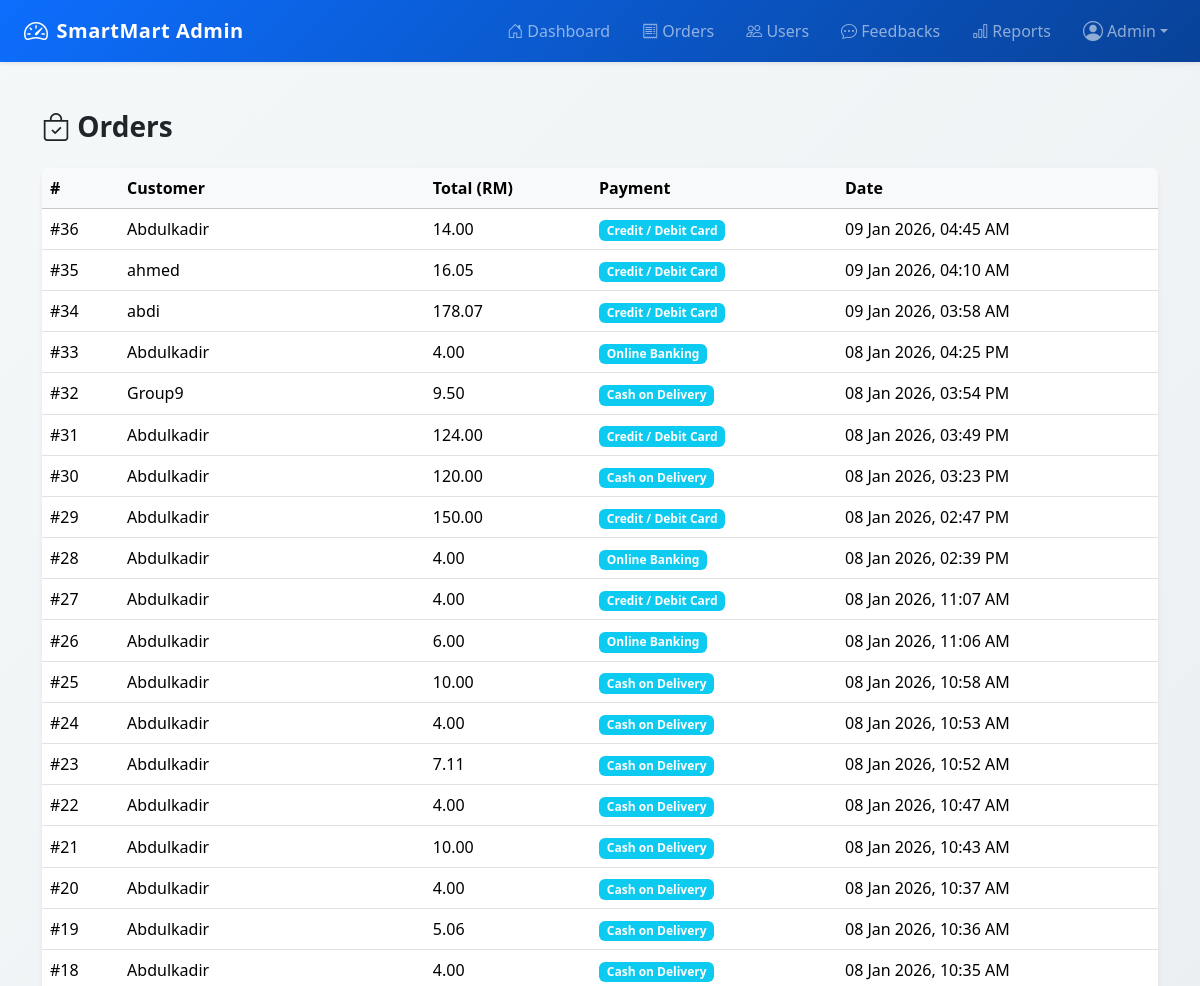
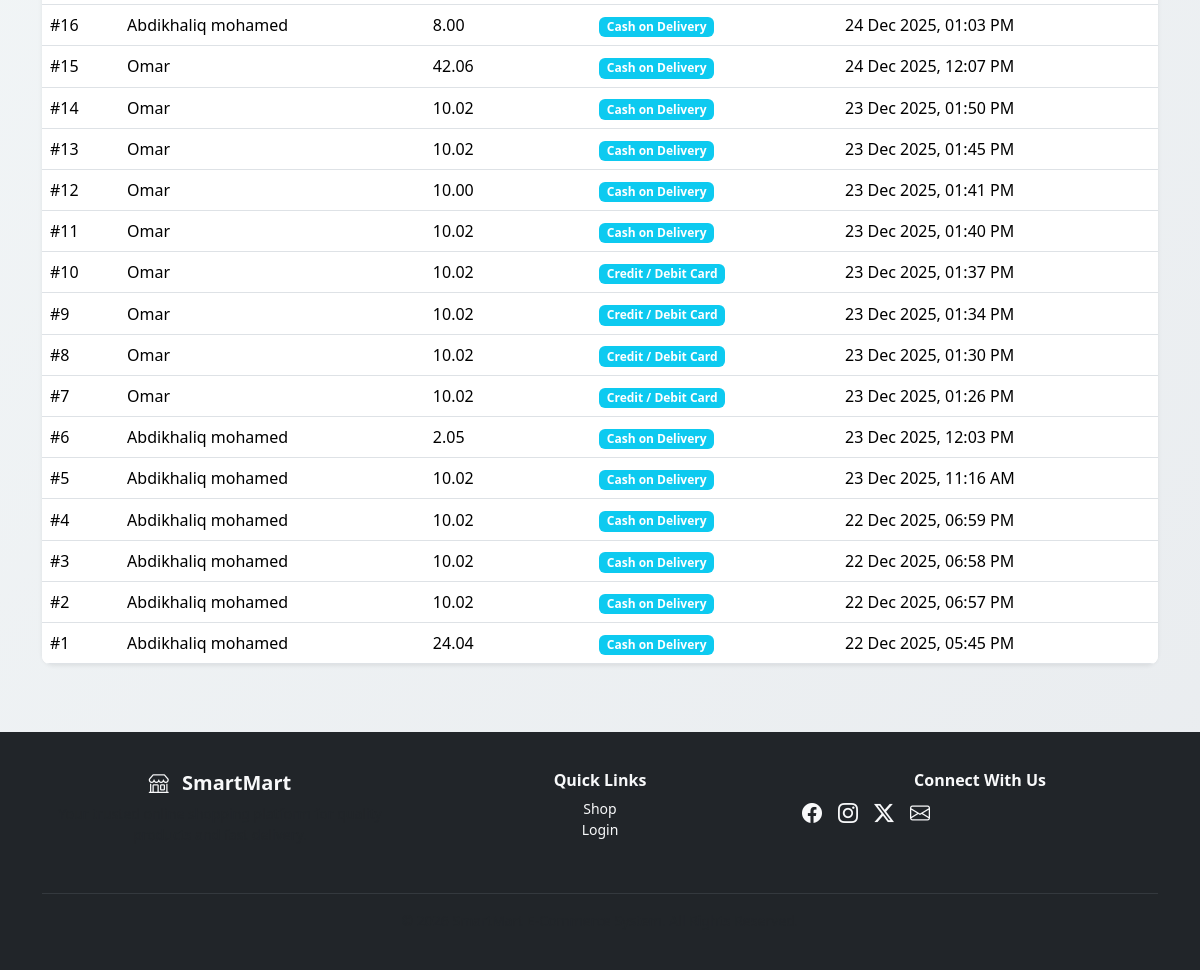
The page /admin/orders.php (signed in) on the database its author committed (2 pictures, top to bottom).
### tables this page shows
CREATE TABLE `orders` (
  `order_id` int(11) NOT NULL,
  `user_id` int(11) DEFAULT NULL,
  `total_price` decimal(10,2) DEFAULT NULL,
  `order_date` timestamp NOT NULL DEFAULT current_timestamp(),
  `payment_method` varchar(50) NOT NULL
);

CREATE TABLE `users` (
  `user_id` int(11) NOT NULL,
  `name` varchar(100) DEFAULT NULL,
  `email` varchar(100) DEFAULT NULL,
  `password` varchar(255) DEFAULT NULL,
  `role` enum('admin','user') DEFAULT 'user',
  `phone` varchar(20) DEFAULT NULL
);

### admin/orders.php (the view, shortened to what this page needs)
<?php
include("../config/db.php");
include("../admin/header.php");
$query = "
    SELECT o.order_id, o.total_price, o.payment_method, o.order_date,
           u.name AS customer
    FROM orders o
    JOIN users u ON o.user_id = u.user_id
    ORDER BY o.order_date DESC
";
$result = mysqli_query($conn, $query);
?>
<div class="container my-5">
    <h3 class="fw-bold mb-4"><i class="bi bi-bag-check"></i> Orders</h3>
    <div class="card shadow-sm">
        <table class="table table-hover mb-0">
            <thead class="table-light">
                <tr>
                    <th>#</th>
                    <th>Customer</th>
                    <th>Total (RM)</th>
                    <th>Payment</th>
                    <th>Date</th>
                </tr>
            </thead>
            <tbody>
            <?php while ($row = mysqli_fetch_assoc($result)) { ?>
                <tr>
                    <td>#<?= $row['order_id'] ?></td>
                    <td><?= htmlspecialchars($row['customer']) ?></td>
                    <td><?= number_format($row['total_price'], 2) ?></td>
                    <td>
                        <span class="badge bg-info">
                            <?= htmlspecialchars($row['payment_method']) ?>
                        </span>
                    </td>
                    <td><?= date("d M Y, h:i A", strtotime($row['order_date'])) ?></td>
                </tr>
            <?php } ?>
            </tbody>
        </table>
    </div>
</div>
<?php include("../includes/footer.php"); ?>

### admin/header.php (shortened to what this page needs)
<!DOCTYPE html>
<html lang="en">
<head>
    <link
        href="https://cdn.jsdelivr.net/npm/bootstrap@5.3.2/dist/css/bootstrap.min.css"
        rel="stylesheet">
    <link
        href="https://cdn.jsdelivr.net/npm/bootstrap-icons@1.11.3/font/bootstrap-icons.css"
        rel="stylesheet">
    <link rel="stylesheet" href="../assets/style.css">
</head>
<body>
<nav class="navbar navbar-expand-lg navbar-dark bg-primary shadow-sm sticky-top">
    <div class="container-fluid px-4">
        <a class="navbar-brand fw-bold d-flex align-items-center" href="dashboard.php">
            <i class="bi bi-speedometer2 fs-4 me-2"></i> SmartMart Admin
        </a>
        <div class="collapse navbar-collapse" id="adminNavbar">
            <ul class="navbar-nav ms-auto align-items-lg-center gap-lg-3">
                <li class="nav-item">
                    <a class="nav-link" href="dashboard.php">
                        <i class="bi bi-house-door"></i> Dashboard
                    </a>
                </li>
                <li class="nav-item">
                    <a class="nav-link" href="orders.php">
                        <i class="bi bi-receipt"></i> Orders
                    </a>
                </li>
                <li class="nav-item">
                    <a class="nav-link" href="users.php">
                        <i class="bi bi-people"></i> Users
                    </a>
                </li>
                <li class="nav-item">
                    <a class="nav-link" href="feedbacks.php">
                        <i class="bi bi-chat-dots"></i> Feedbacks
                    </a>
                </li>
                <li class="nav-item">
                    <a class="nav-link" href="reports.php">
                        <i class="bi bi-bar-chart"></i> Reports
                    </a>
                </li>
                <li class="nav-item dropdown">
                    <a class="nav-link dropdown-toggle d-flex align-items-center"
                       href="#" role="button" data-bs-toggle="dropdown">
                        <i class="bi bi-person-circle fs-5 me-1"></i>
                        <?= htmlspecialchars($_SESSION['admin_name'] ?? 'Admin') ?>
                    </a>
                </li>
            </ul>
        </div>
    </div>
</nav>
 </body>
</html>

### includes/footer.php (shortened to what this page needs)
<footer class="bg-dark text-light mt-5">
    <div class="container py-4">
        <div class="row">
            <div class="col-md-4 mb-3">
                <h5 class="fw-bold">
                    <i class="bi bi-shop me-2"></i> SmartMart
                </h5>
                <p class="small text-muted">
                </p>
            </div>
            <div class="col-md-4 mb-3">
                <h6 class="fw-semibold">Quick Links</h6>
                <ul class="list-unstyled small">
                    <li><a href="../user/products.php" class="text-decoration-none text-light">Shop</a></li>
                    <li><a href="../auth/login.php" class="text-decoration-none text-light">Login</a></li>
                </ul>
            </div>
            <div class="col-md-4 mb-3">
                <h6 class="fw-semibold">Connect With Us</h6>
                <div class="d-flex gap-3 fs-5">
                    <a href="#" class="text-light"><i class="bi bi-facebook"></i></a>
                    <a href="#" class="text-light"><i class="bi bi-instagram"></i></a>
                    <a href="#" class="text-light"><i class="bi bi-twitter-x"></i></a>
                    <a href="#" class="text-light"><i class="bi bi-envelope"></i></a>
                </div>
            </div>
        </div>
        <hr class="border-secondary">
        <div class="text-center small text-muted">
        </div>
    </div>
</footer>

### assets/css/style.css (style rules this page uses)
* { margin: 0; padding: 0; box-sizing: border-box; }
body { font-family: "Segoe UI", Tahoma, sans-serif; min-height: 100vh; background: linear-gradient( 135deg, #f4f8f9 0%, #e9ecef 100% ); background-attachment: fixed; color: #333; }
h1, h2, h3, h4 { font-weight: 600; color: #212529; }
.navbar-brand { letter-spacing: 0.5px; }
.nav-link { font-weight: 500; }
.navbar.bg-primary { background: linear-gradient(135deg, #0d6efd, #084298); }
.container { padding-bottom: 20px; }
.card { border: none; border-radius: 10px; background: #ffffff; box-shadow: 0 4px 12px rgba(0,0,0,0.08); transition: transform 0.2s ease, box-shadow 0.2s ease; }
table { background: #ffffff; border-radius: 8px; overflow: hidden; }
table th { background-color: #212529; color: #ffffff; vertical-align: middle; }
table td { vertical-align: middle; }
footer { background: #212529; color: #ffffff; text-align: center; padding: 15px 0; margin-top: 60px; }
.auth-container, .card { border-radius: 12px; }

### rows shown on the page
orders: order_id "36", user.name "Abdulkadir", total_price "14.00", payment_method "Credit / Debit Card", order_date "09 Jan 2026, 04:45 AM"
orders: order_id "35", user.name "ahmed", total_price "16.05", payment_method "Credit / Debit Card", order_date "09 Jan 2026, 04:10 AM"
orders: order_id "34", user.name "abdi", total_price "178.07", payment_method "Credit / Debit Card", order_date "09 Jan 2026, 03:58 AM"
orders: order_id "33", user.name "Abdulkadir", total_price "4.00", payment_method "Online Banking", order_date "08 Jan 2026, 04:25 PM"
orders: order_id "32", user.name "Group9", total_price "9.50", payment_method "Cash on Delivery", order_date "08 Jan 2026, 03:54 PM"
orders: order_id "31", user.name "Abdulkadir", total_price "124.00", payment_method "Credit / Debit Card", order_date "08 Jan 2026, 03:49 PM"
orders: order_id "30", user.name "Abdulkadir", total_price "120.00", payment_method "Cash on Delivery", order_date "08 Jan 2026, 03:23 PM"
orders: order_id "29", user.name "Abdulkadir", total_price "150.00", payment_method "Credit / Debit Card", order_date "08 Jan 2026, 02:47 PM"
orders: order_id "28", user.name "Abdulkadir", total_price "4.00", payment_method "Online Banking", order_date "08 Jan 2026, 02:39 PM"
orders: order_id "27", user.name "Abdulkadir", total_price "4.00", payment_method "Credit / Debit Card", order_date "08 Jan 2026, 11:07 AM"
orders: order_id "26", user.name "Abdulkadir", total_price "6.00", payment_method "Online Banking", order_date "08 Jan 2026, 11:06 AM"
orders: order_id "25", user.name "Abdulkadir", total_price "10.00", payment_method "Cash on Delivery", order_date "08 Jan 2026, 10:58 AM"
orders: order_id "24", user.name "Abdulkadir", total_price "4.00", payment_method "Cash on Delivery", order_date "08 Jan 2026, 10:53 AM"
orders: order_id "23", user.name "Abdulkadir", total_price "7.11", payment_method "Cash on Delivery", order_date "08 Jan 2026, 10:52 AM"
orders: order_id "22", user.name "Abdulkadir", total_price "4.00", payment_method "Cash on Delivery", order_date "08 Jan 2026, 10:47 AM"
orders: order_id "21", user.name "Abdulkadir", total_price "10.00", payment_method "Cash on Delivery", order_date "08 Jan 2026, 10:43 AM"
orders: order_id "20", user.name "Abdulkadir", total_price "4.00", payment_method "Cash on Delivery", order_date "08 Jan 2026, 10:37 AM"
orders: order_id "19", user.name "Abdulkadir", total_price "5.06", payment_method "Cash on Delivery", order_date "08 Jan 2026, 10:36 AM"
orders: order_id "18", user.name "Abdulkadir", total_price "4.00", payment_method "Cash on Delivery", order_date "08 Jan 2026, 10:35 AM"
orders: order_id "16", user.name "Abdikhaliq mohamed", total_price "8.00", payment_method "Cash on Delivery", order_date "24 Dec 2025, 01:03 PM"
orders: order_id "15", user.name "Omar", total_price "42.06", payment_method "Cash on Delivery", order_date "24 Dec 2025, 12:07 PM"
orders: order_id "14", user.name "Omar", total_price "10.02", payment_method "Cash on Delivery", order_date "23 Dec 2025, 01:50 PM"
orders: order_id "13", user.name "Omar", total_price "10.02", payment_method "Cash on Delivery", order_date "23 Dec 2025, 01:45 PM"
orders: order_id "12", user.name "Omar", total_price "10.00", payment_method "Cash on Delivery", order_date "23 Dec 2025, 01:41 PM"
orders: order_id "11", user.name "Omar", total_price "10.02", payment_method "Cash on Delivery", order_date "23 Dec 2025, 01:40 PM"
orders: order_id "10", user.name "Omar", total_price "10.02", payment_method "Credit / Debit Card", order_date "23 Dec 2025, 01:37 PM"
orders: order_id "9", user.name "Omar", total_price "10.02", payment_method "Credit / Debit Card", order_date "23 Dec 2025, 01:34 PM"
orders: order_id "8", user.name "Omar", total_price "10.02", payment_method "Credit / Debit Card", order_date "23 Dec 2025, 01:30 PM"
orders: order_id "7", user.name "Omar", total_price "10.02", payment_method "Credit / Debit Card", order_date "23 Dec 2025, 01:26 PM"
orders: order_id "6", user.name "Abdikhaliq mohamed", total_price "2.05", payment_method "Cash on Delivery", order_date "23 Dec 2025, 12:03 PM"
orders: order_id "5", user.name "Abdikhaliq mohamed", total_price "10.02", payment_method "Cash on Delivery", order_date "23 Dec 2025, 11:16 AM"
orders: order_id "4", user.name "Abdikhaliq mohamed", total_price "10.02", payment_method "Cash on Delivery", order_date "22 Dec 2025, 06:59 PM"
orders: order_id "3", user.name "Abdikhaliq mohamed", total_price "10.02", payment_method "Cash on Delivery", order_date "22 Dec 2025, 06:58 PM"
orders: order_id "2", user.name "Abdikhaliq mohamed", total_price "10.02", payment_method "Cash on Delivery", order_date "22 Dec 2025, 06:57 PM"
orders: order_id "1", user.name "Abdikhaliq mohamed", total_price "24.04", payment_method "Cash on Delivery", order_date "22 Dec 2025, 05:45 PM"

### other values the page prints
$_SESSION['admin_name'] "Admin"
